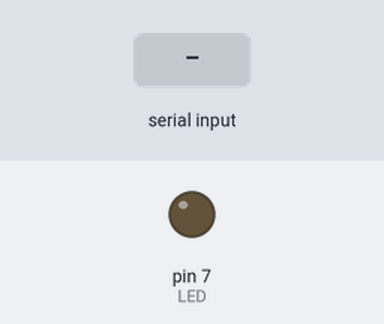
Bench run of a sketch on a simulated Arduino Uno, built with avr-gcc and run on an emulated ATmega328P. Shown: output pins drawn as LEDs (lit = HIGH). The inputs (shaded band) are chosen by the test bench. What the sketch prints to the serial monitor is not drawn.

Above: at 1.2 s.
1.3 s: byte 30 received over Serial
At 1.6 s:
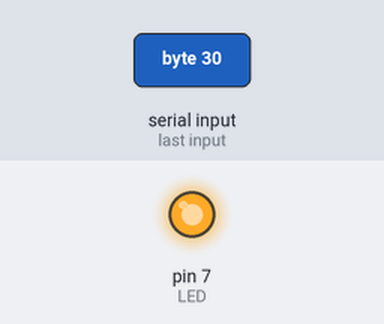
Timing chart, 0 to 4.3 s (numbered marks = the images above; inputs shaded):
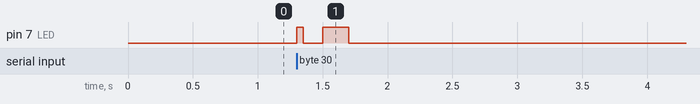

Measured:
- after the input at 1.3 s, pin 7 (LED): LOW → HIGH at once, → LOW 0.05 s later, → HIGH 0.15 s later, → LOW 0.20 s later

The sketch:

senderSystem.ino
```cpp
const byte bins[][8]={

  {0,0,0,0,0,0,0,0},
  {0,0,0,0,0,0,0,1},
  {0,0,0,0,0,0,1,0},
  {0,0,0,0,0,0,1,1},
  {0,0,0,0,0,1,0,0},
  {0,0,0,0,0,1,0,1},
  {0,0,0,0,0,1,1,0},
  {0,0,0,0,0,1,1,1},
  {0,0,0,0,1,0,0,0},
  {0,0,0,0,1,0,0,1},
  {0,0,0,0,1,0,1,0},
  {0,0,0,0,1,0,1,1},
  {0,0,0,0,1,1,0,0},
  {0,0,0,0,1,1,0,1},
  {0,0,0,0,1,1,1,0},
  {0,0,0,0,1,1,1,1},
  {0,0,0,1,0,0,0,0},
  {0,0,0,1,0,0,0,1},
  {0,0,0,1,0,0,1,0},
  {0,0,0,1,0,0,1,1},
  {0,0,0,1,0,1,0,0},
  {0,0,0,1,0,1,0,1},
  {0,0,0,1,0,1,1,0},
  {0,0,0,1,0,1,1,1},
  {0,0,0,1,1,0,0,0},
  {0,0,0,1,1,0,0,1},
  {0,0,0,1,1,0,1,0},
  {0,0,0,1,1,0,1,1},
  {0,0,0,1,1,1,0,0},
  {0,0,0,1,1,1,0,1},
  {0,0,0,1,1,1,1,0},
  {0,0,0,1,1,1,1,1},
  {0,0,1,0,0,0,0,0},
  {0,0,1,0,0,0,0,1},
  {0,0,1,0,0,0,1,0},
  {0,0,1,0,0,0,1,1},
  {0,0,1,0,0,1,0,0},
  {0,0,1,0,0,1,0,1},
  {0,0,1,0,0,1,1,0},
  {0,0,1,0,0,1,1,1},
  {0,0,1,0,1,0,0,0},
  {0,0,1,0,1,0,0,1},
  {0,0,1,0,1,0,1,0},
  {0,0,1,0,1,0,1,1},
  {0,0,1,0,1,1,0,0},
  {0,0,1,0,1,1,0,1},
  {0,0,1,0,1,1,1,0},
  {0,0,1,0,1,1,1,1},
  {0,0,1,1,0,0,0,0},
  {0,0,1,1,0,0,0,1},
  {0,0,1,1,0,0,1,0},
  {0,0,1,1,0,0,1,1},
  {0,0,1,1,0,1,0,0},
  {0,0,1,1,0,1,0,1},
  {0,0,1,1,0,1,1,0},
  {0,0,1,1,0,1,1,1},
  {0,0,1,1,1,0,0,0},
  {0,0,1,1,1,0,0,1},
  {0,0,1,1,1,0,1,0},
  {0,0,1,1,1,0,1,1},
  {0,0,1,1,1,1,0,0},
  {0,0,1,1,1,1,0,1},
  {0,0,1,1,1,1,1,0},
  {0,0,1,1,1,1,1,1},
  {0,1,0,0,0,0,0,0},
  {0,1,0,0,0,0,0,1},
  {0,1,0,0,0,0,1,0},
  {0,1,0,0,0,0,1,1},
  {0,1,0,0,0,1,0,0},
  {0,1,0,0,0,1,0,1},
  {0,1,0,0,0,1,1,0},
  {0,1,0,0,0,1,1,1},
  {0,1,0,0,1,0,0,0},
  {0,1,0,0,1,0,0,1},
  {0,1,0,0,1,0,1,0},
  {0,1,0,0,1,0,1,1},
  {0,1,0,0,1,1,0,0},
  {0,1,0,0,1,1,0,1},
  {0,1,0,0,1,1,1,0},
  {0,1,0,0,1,1,1,1},
  {0,1,0,1,0,0,0,0},
  {0,1,0,1,0,0,0,1},
  {0,1,0,1,0,0,1,0},
  {0,1,0,1,0,0,1,1},
  {0,1,0,1,0,1,0,0},
  {0,1,0,1,0,1,0,1},
  {0,1,0,1,0,1,1,0},
  {0,1,0,1,0,1,1,1},
  {0,1,0,1,1,0,0,0},
  {0,1,0,1,1,0,0,1},
  {0,1,0,1,1,0,1,0},
  {0,1,0,1,1,0,1,1},
  {0,1,0,1,1,1,0,0},
  {0,1,0,1,1,1,0,1},
  {0,1,0,1,1,1,1,0},
  {0,1,0,1,1,1,1,1},
  {0,1,1,0,0,0,0,0},
  {0,1,1,0,0,0,0,1},
  {0,1,1,0,0,0,1,0},
  {0,1,1,0,0,0,1,1},
  {0,1,1,0,0,1,0,0},
  {0,1,1,0,0,1,0,1},
  {0,1,1,0,0,1,1,0},
  {0,1,1,0,0,1,1,1},
  {0,1,1,0,1,0,0,0},
  {0,1,1,0,1,0,0,1},
  {0,1,1,0,1,0,1,0},
  {0,1,1,0,1,0,1,1},
  {0,1,1,0,1,1,0,0},
  {0,1,1,0,1,1,0,1},
  {0,1,1,0,1,1,1,0},
  {0,1,1,0,1,1,1,1},
  {0,1,1,1,0,0,0,0},
  {0,1,1,1,0,0,0,1},
  {0,1,1,1,0,0,1,0},
  {0,1,1,1,0,0,1,1},
  {0,1,1,1,0,1,0,0},
  {0,1,1,1,0,1,0,1},
  {0,1,1,1,0,1,1,0},
  {0,1,1,1,0,1,1,1},
  {0,1,1,1,1,0,0,0},
  {0,1,1,1,1,0,0,1},
  {0,1,1,1,1,0,1,0},
  {0,1,1,1,1,0,1,1},
  {0,1,1,1,1,1,0,0},
  {0,1,1,1,1,1,0,1},
  {0,1,1,1,1,1,1,0},
  {0,1,1,1,1,1,1,1}
};


#define LED 7      //pin t0 send signal to laser
#define bits 8

const int txnDelay=50;      //pulse width
void setup() {
  Serial.begin(9600);
  pinMode(7,OUTPUT);
  Serial.println("Ready to Send");
}

void loop() {
  //reading char from serial monitor and passing it to sendChar() one by one
  if(Serial.available() > 0) {
    while(Serial.available() > 0) {
      int n =  Serial.read();
      if(n >= 0){
         sendChar((char)n);
         delay(txnDelay);
        }
      }
    }
  }


void sendChar(char c){
  Start();  //it sends the first sync bit
  for(int i=0;i<bits;i++){
    Send(bins[c][i]);
  }
}

//1 as HIGH and 0 as LOW
void Send(int k){
  if(k==1){
    digitalWrite(LED,HIGH);
    delay(txnDelay);
    digitalWrite(LED,LOW);
  }
  else{
    delay(txnDelay);
  }
}

void Start(){
    digitalWrite(LED,HIGH);
    delay(txnDelay);
    digitalWrite(LED,LOW);
}
```
